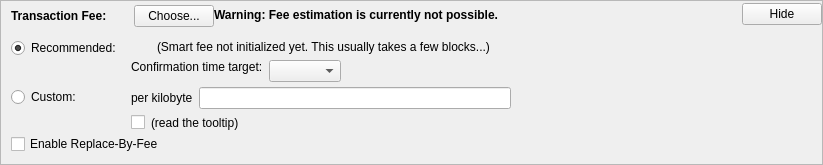
    <widget class="QFrame" name="frameFee">
     <property name="sizePolicy">
      <sizepolicy hsizetype="Expanding" vsizetype="Expanding">
       <horstretch>0</horstretch>
       <verstretch>0</verstretch>
      </sizepolicy>
     </property>
     <property name="maximumSize">
      <size>
       <width>16777215</width>
       <height>16777215</height>
      </size>
     </property>
     <property name="frameShape">
      <enum>QFrame::StyledPanel</enum>
     </property>
     <property name="frameShadow">
      <enum>QFrame::Sunken</enum>
     </property>
     <layout class="QVBoxLayout" name="verticalLayoutFee1">
      <property name="spacing">
       <number>0</number>
      </property>
      <property name="leftMargin">
       <number>0</number>
      </property>
      <property name="topMargin">
       <number>0</number>
      </property>
      <property name="rightMargin">
       <number>0</number>
      </property>
      <property name="bottomMargin">
       <number>0</number>
      </property>
      <item>
       <layout class="QVBoxLayout" name="verticalLayoutFee2" stretch="0,0,0">
        <property name="spacing">
         <number>0</number>
        </property>
        <property name="leftMargin">
         <number>10</number>
        </property>
        <property name="topMargin">
         <number>0</number>
        </property>
        <item>
         <layout class="QHBoxLayout" name="horizontalLayoutFee1">
          <property name="bottomMargin">
           <number>0</number>
          </property>
          <item>
           <layout class="QVBoxLayout" name="verticalLayoutFee7">
            <property name="spacing">
             <number>0</number>
            </property>
            <item>
             <spacer name="verticalSpacerSmartFee">
              <property name="orientation">
               <enum>Qt::Vertical</enum>
              </property>
              <property name="sizeType">
               <enum>QSizePolicy::Fixed</enum>
              </property>
              <property name="sizeHint" stdset="0">
               <size>
                <width>1</width>
                <height>4</height>
               </size>
              </property>
             </spacer>
            </item>
            <item>
             <layout class="QHBoxLayout" name="horizontalLayoutSmartFee">
              <property name="spacing">
               <number>10</number>
              </property>
              <item>
               <widget class="QLabel" name="labelFeeHeadline">
                <property name="sizePolicy">
                 <sizepolicy hsizetype="Preferred" vsizetype="Maximum">
                  <horstretch>0</horstretch>
                  <verstretch>0</verstretch>
                 </sizepolicy>
                </property>
                <property name="font">
                 <font>
                  <weight>75</weight>
                  <bold>true</bold>
                 </font>
                </property>
                <property name="styleSheet">
                 <string notr="true">font-weight:bold;</string>
                </property>
                <property name="text">
                 <string>Transaction Fee:</string>
                </property>
               </widget>
              </item>
              <item>
               <widget class="QLabel" name="labelFeeMinimized">
                <property name="text">
                 <string/>
                </property>
               </widget>
              </item>
              <item>
               <widget class="QPushButton" name="buttonChooseFee">
                <property name="text">
                 <string>Choose...</string>
                </property>
               </widget>
              </item>
             </layout>
            </item>
            <item>
             <spacer name="verticalSpacer_7">
              <property name="orientation">
               <enum>Qt::Vertical</enum>
              </property>
              <property name="sizeHint" stdset="0">
               <size>
                <width>1</width>
                <height>1</height>
               </size>
              </property>
             </spacer>
            </item>
           </layout>
          </item>
          <item>
           <widget class="QLabel" name="fallbackFeeWarningLabel">
            <property name="font">
             <font>
              <weight>75</weight>
              <bold>true</bold>
             </font>
            </property>
            <property name="toolTip">
             <string>Using the fallbackfee can result in sending a transaction that will take several hours or days (or never) to confirm. Consider choosing your fee manually or wait until you have validated the complete chain.</string>
            </property>
            <property name="text">
             <string>Warning: Fee estimation is currently not possible.</string>
            </property>
            <property name="wordWrap">
             <bool>false</bool>
            </property>
           </widget>
          </item>
          <item>
           <spacer name="horizontalSpacer_7">
            <property name="orientation">
             <enum>Qt::Horizontal</enum>
            </property>
            <property name="sizeType">
             <enum>QSizePolicy::MinimumExpanding</enum>
            </property>
            <property name="sizeHint" stdset="0">
             <size>
              <width>40</width>
              <height>20</height>
             </size>
            </property>
           </spacer>
          </item>
          <item>
           <widget class="QPushButton" name="buttonMinimizeFee">
            <property name="toolTip">
             <string>collapse fee-settings</string>
            </property>
            <property name="text">
             <string>Hide</string>
            </property>
           </widget>
          </item>
         </layout>
        </item>
        <item>
         <widget class="QFrame" name="frameFeeSelection">
          <layout class="QVBoxLayout" name="verticalLayoutFee12_2">
           <property name="spacing">
            <number>0</number>
           </property>
           <property name="leftMargin">
            <number>0</number>
           </property>
           <property name="topMargin">
            <number>0</number>
           </property>
           <property name="rightMargin">
            <number>0</number>
           </property>
           <property name="bottomMargin">
            <number>0</number>
           </property>
           <item>
            <layout class="QGridLayout" name="gridLayoutFee_2">
             <property name="topMargin">
              <number>10</number>
             </property>
             <property name="bottomMargin">
              <number>4</number>
             </property>
             <property name="horizontalSpacing">
              <number>10</number>
             </property>
             <property name="verticalSpacing">
              <number>4</number>
             </property>
             <item row="1" column="1">
              <layout class="QVBoxLayout" name="verticalLayoutFee8">
               <property name="spacing">
                <number>6</number>
               </property>
               <item>
                <layout class="QHBoxLayout" name="horizontalLayoutFee13">
                 <item>
                  <widget class="QLabel" name="labelCustomPerKilobyte">
                   <property name="toolTip">
                    <string>Specify a custom fee per kB (1,000 bytes) of the transaction's virtual size.

Note:  Since the fee is calculated on a per-byte basis, a fee of &quot;100 satoshis per kB&quot; for a transaction size of 500 bytes (half of 1 kB) would ultimately yield a fee of only 50 satoshis.</string>
                   </property>
                   <property name="text">
                    <string>per kilobyte</string>
                   </property>
                  </widget>
                 </item>
                 <item>
                  <widget class="BitcoinAmountField" name="customFee"/>
                 </item>
                 <item>
                  <spacer name="horizontalSpacer_8">
                   <property name="orientation">
                    <enum>Qt::Horizontal</enum>
                   </property>
                   <property name="sizeHint" stdset="0">
                    <size>
                     <width>1</width>
                     <height>1</height>
                    </size>
                   </property>
                  </spacer>
                 </item>
                </layout>
               </item>
               <item>
                <layout class="QHBoxLayout" name="horizontalLayoutFee8">
                 <item>
                  <widget class="QCheckBox" name="checkBoxMinimumFee">
                   <property name="toolTip">
                    <string>Paying only the minimum fee is just fine as long as there is less transaction volume than space in the blocks. But be aware that this can end up in a never confirming transaction once there is more demand for bitcoin transactions than the network can process.</string>
                   </property>
                   <property name="text">
                    <string/>
                   </property>
                  </widget>
                 </item>
                 <item>
                  <widget class="QLabel" name="labelMinFeeWarning">
                   <property name="enabled">
                    <bool>true</bool>
                   </property>
                   <property name="toolTip">
                    <string>Paying only the minimum fee is just fine as long as there is less transaction volume than space in the blocks. But be aware that this can end up in a never confirming transaction once there is more demand for bitcoin transactions than the network can process.</string>
                   </property>
                   <property name="text">
                    <string>(read the tooltip)</string>
                   </property>
                   <property name="margin">
                    <number>5</number>
                   </property>
                  </widget>
                 </item>
                 <item>
                  <spacer name="horizontalSpacer_9">
                   <property name="orientation">
                    <enum>Qt::Horizontal</enum>
                   </property>
                   <property name="sizeHint" stdset="0">
                    <size>
                     <width>1</width>
                     <height>1</height>
                    </size>
                   </property>
                  </spacer>
                 </item>
                </layout>
               </item>
              </layout>
             </item>
             <item row="0" column="0">
              <layout class="QVBoxLayout" name="verticalLayoutFee4" stretch="0,1">
               <item>
                <widget class="QRadioButton" name="radioSmartFee">
                 <property name="text">
                  <string>Recommended:</string>
                 </property>
                 <property name="checked">
                  <bool>true</bool>
                 </property>
                </widget>
               </item>
               <item>
                <spacer name="verticalSpacer_8">
                 <property name="orientation">
                  <enum>Qt::Vertical</enum>
                 </property>
                 <property name="sizeHint" stdset="0">
                  <size>
                   <width>1</width>
                   <height>1</height>
                  </size>
                 </property>
                </spacer>
               </item>
              </layout>
             </item>
             <item row="1" column="0">
              <layout class="QVBoxLayout" name="verticalLayoutFee9" stretch="0,1">
               <item>
                <widget class="QRadioButton" name="radioCustomFee">
                 <property name="text">
                  <string>Custom:</string>
                 </property>
                </widget>
               </item>
               <item>
                <spacer name="verticalSpacer_9">
                 <property name="orientation">
                  <enum>Qt::Vertical</enum>
                 </property>
                 <property name="sizeHint" stdset="0">
                  <size>
                   <width>1</width>
                   <height>1</height>
                  </size>
                 </property>
                </spacer>
               </item>
              </layout>
             </item>
             <item row="0" column="1">
              <layout class="QVBoxLayout" name="verticalLayoutFee3" stretch="0,0,1">
               <property name="spacing">
                <number>6</number>
               </property>
               <property name="topMargin">
                <number>2</number>
               </property>
               <item>
                <layout class="QHBoxLayout" name="horizontalLayoutFee12">
                 <item>
                  <widget class="QLabel" name="labelSmartFee">
                   <property name="text">
                    <string/>
                   </property>
                   <property name="margin">
                    <number>2</number>
                   </property>
                  </widget>
                 </item>
                 <item>
                  <widget class="QLabel" name="labelFeeEstimation">
                   <property name="text">
                    <string/>
                   </property>
                  </widget>
                 </item>
                 <item>
                  <widget class="QLabel" name="labelSmartFee2">
                   <property name="text">
                    <string>(Smart fee not initialized yet. This usually takes a few blocks...)</string>
                   </property>
                   <property name="margin">
                    <number>2</number>
                   </property>
                  </widget>
                 </item>
                 <item>
                  <spacer name="horizontalSpacer_10">
                   <property name="orientation">
                    <enum>Qt::Horizontal</enum>
                   </property>
                   <property name="sizeHint" stdset="0">
                    <size>
                     <width>1</width>
                     <height>1</height>
                    </size>
                   </property>
                  </spacer>
                 </item>
                </layout>
               </item>
               <item>
                <layout class="QHBoxLayout" name="horizontalLayoutFee9">
                 <item>
                  <layout class="QVBoxLayout" name="verticalLayoutFee6">
                   <item>
                    <widget class="QLabel" name="labelSmartFee3">
                     <property name="text">
                      <string>Confirmation time target:</string>
                     </property>
                     <property name="margin">
                      <number>2</number>
                     </property>
                    </widget>
                   </item>
                   <item>
                    <spacer name="verticalSpacer_10">
                     <property name="orientation">
                      <enum>Qt::Vertical</enum>
                     </property>
                     <property name="sizeHint" stdset="0">
                      <size>
                       <width>1</width>
                       <height>1</height>
                      </size>
                     </property>
                    </spacer>
                   </item>
                  </layout>
                 </item>
                 <item>
                  <layout class="QVBoxLayout" name="verticalLayoutFee5">
                   <property name="rightMargin">
                    <number>30</number>
                   </property>
                   <item>
                    <layout class="QHBoxLayout" name="horizontalLayoutConfTarget">
                     <property name="bottomMargin">
                      <number>0</number>
                     </property>
                     <item>
                      <widget class="QComboBox" name="confTargetSelector"/>
                     </item>
                     <item>
                      <spacer name="horizontalSpacerConfTarget">
                       <property name="orientation">
                        <enum>Qt::Horizontal</enum>
                       </property>
                       <property name="sizeHint" stdset="0">
                        <size>
                         <width>40</width>
                         <height>20</height>
                        </size>
                       </property>
                      </spacer>
                     </item>
                    </layout>
                   </item>
                  </layout>
                 </item>
                </layout>
               </item>
               <item>
                <spacer name="verticalSpacer_11">
                 <property name="orientation">
                  <enum>Qt::Vertical</enum>
                 </property>
                 <property name="sizeHint" stdset="0">
                  <size>
                   <width>1</width>
                   <height>1</height>
                  </size>
                 </property>
                </spacer>
               </item>
              </layout>
             </item>
            </layout>
           </item>
           <item>
            <widget class="QCheckBox" name="optInRBF">
             <property name="toolTip">
              <string>With Replace-By-Fee (BIP-125) you can increase a transaction's fee after it is sent. Without this, a higher fee may be recommended to compensate for increased transaction delay risk.</string>
             </property>
             <property name="text">
              <string>Enable Replace-By-Fee</string>
             </property>
            </widget>
           </item>
          </layout>
         </widget>
        </item>
        <item>
         <spacer name="verticalSpacerFee">
          <property name="orientation">
           <enum>Qt::Vertical</enum>
          </property>
          <property name="sizeHint" stdset="0">
           <size>
            <width>811</width>
            <height>10</height>
           </size>
          </property>
         </spacer>
        </item>
       </layout>
      </item>
     </layout>
    </widget>
